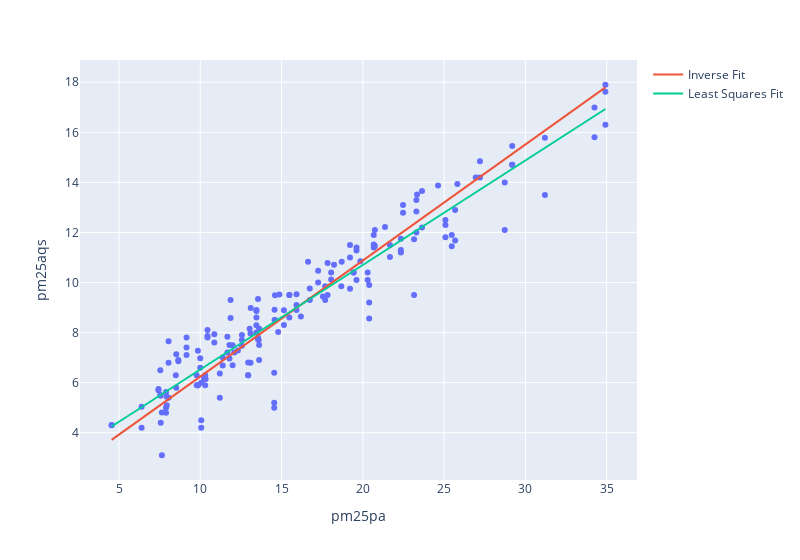

The notebook cell this image was saved under:
### Code cell
model2 = lm.LinearRegression().fit(GA[['pm25pa']], GA['pm25aqs'])

fig = px.scatter(GA, y='pm25aqs', x='pm25pa', width=800)
xtest = np.array([GA['pm25pa'].min(), GA['pm25pa'].max()])
fig.add_scatter(x=xtest, y=xtest *1/theta_1 - theta_0/theta_1 , mode='lines', 
                name="Inverse Fit")
fig.add_scatter(x=xtest, y=model2.predict(xtest.reshape(-1, 1)), mode='lines',
                name="Least Squares Fit")

### Figure 1 — Plotly figure (JSON) as saved in the notebook; plotly's stock layout.template omitted (floating-point values rounded to 4 significant figures; data arrays with more than 128 entries replaced by an {"elided": "..."} marker saying what was removed)
{"data": [{"hovertemplate": "pm25pa=%{x}<br>pm25aqs=%{y}<extra></extra>", "legendgroup": "", "marker": {"color": "#636efa", "symbol": "circle"}, "mode": "markers", "name": "", "orientation": "v", "showlegend": false, "type": "scatter", "x": {"elided": "176 float values"}, "xaxis": "x", "y": {"elided": "176 float values"}, "yaxis": "y"}, {"mode": "lines", "name": "Inverse Fit", "type": "scatter", "x": [4.544, 34.92], "y": [3.715, 17.79]}, {"mode": "lines", "name": "Least Squares Fit", "type": "scatter", "x": [4.544, 34.92], "y": [4.248, 16.93]}], "layout": {"legend": {"tracegroupgap": 0}, "margin": {"t": 60}, "width": 800, "xaxis": {"anchor": "y", "domain": [0, 1], "title": {"text": "pm25pa"}}, "yaxis": {"anchor": "x", "domain": [0, 1], "title": {"text": "pm25aqs"}}}}
